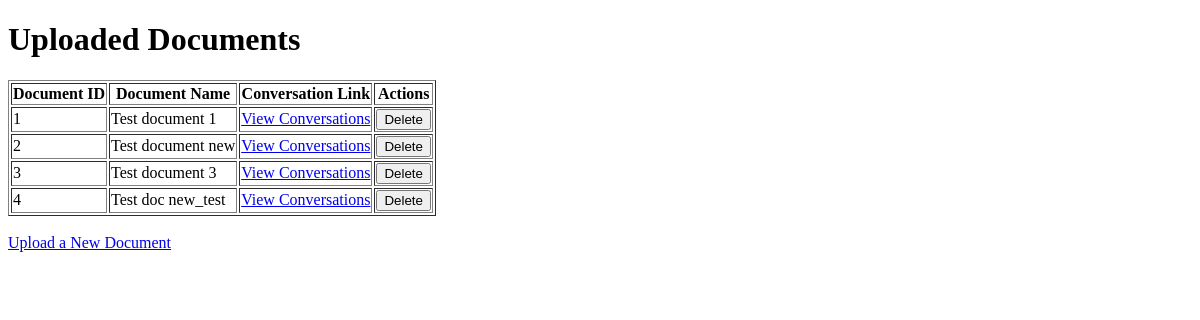
The app's page /documents/, older data.
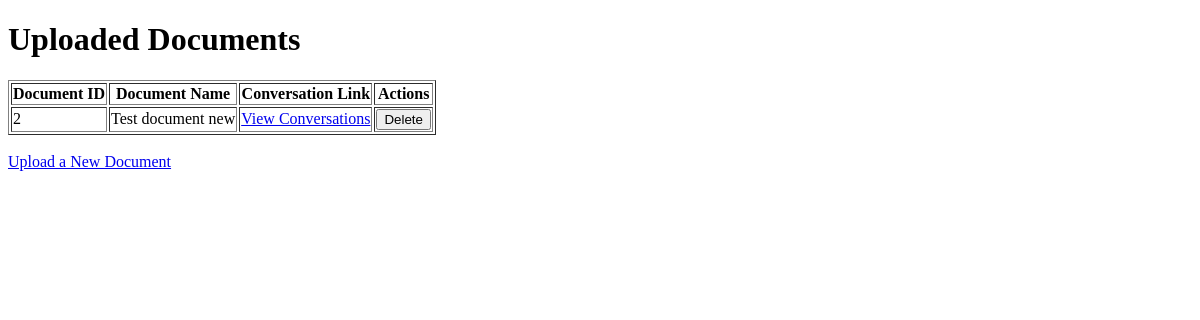
The same page, newer data.
### myapp/models.py (models this page shows, shortened)
class Document(models.Model):
    name = models.CharField(max_length=255)  # Document name provided by user
    date_uploaded = models.DateTimeField(auto_now_add=True)  # Auto-set the date when uploaded

### myapp/views.py (the view)
# urls.py: path('documents/', views.document_list, name='document_list'),
def document_list(request):
    documents = Document.objects.all()
    return render(request, 'document_list.html', {'documents': documents})

### myapp/templates/document_list.html (shortened to what this page needs)
<!DOCTYPE html>
<html lang="en">
<head>
</head>
<body>
    <h1>Uploaded Documents</h1>
    <table border="1">
        <thead>
            <tr>
                <th>Document ID</th>
                <th>Document Name</th>
                <th>Conversation Link</th>
                <th>Actions</th>
            </tr>
        </thead>
        <tbody>
            {% for document in documents %}
            <tr>
                <td>{{ document.id }}</td>
                <td>{{ document.name }}</td>
                <td><a href="{% url 'convo_list' document.id %}">View Conversations</a></td>
                <td>
                    <form action="{% url 'delete_document' document.id %}" method="post" onsubmit="return confirm('Are you sure you want to delete this document?');">
                        <button type="submit">Delete</button>
                    </form>
                </td>
            </tr>
            {% endfor %}
        </tbody>
    </table>
    <br>
    <a href="{% url 'upload' %}">Upload a New Document</a>
</body>
</html>

### myapp/templates/document_list.html (style rules this page uses)
form { display: inline; }

Row changes from the older to the newer data that the page shows:
removed Document: id "1", name "Test document 1"
removed Document: id "3", name "Test document 3"
removed Document: id "4", name "Test doc new_test"
